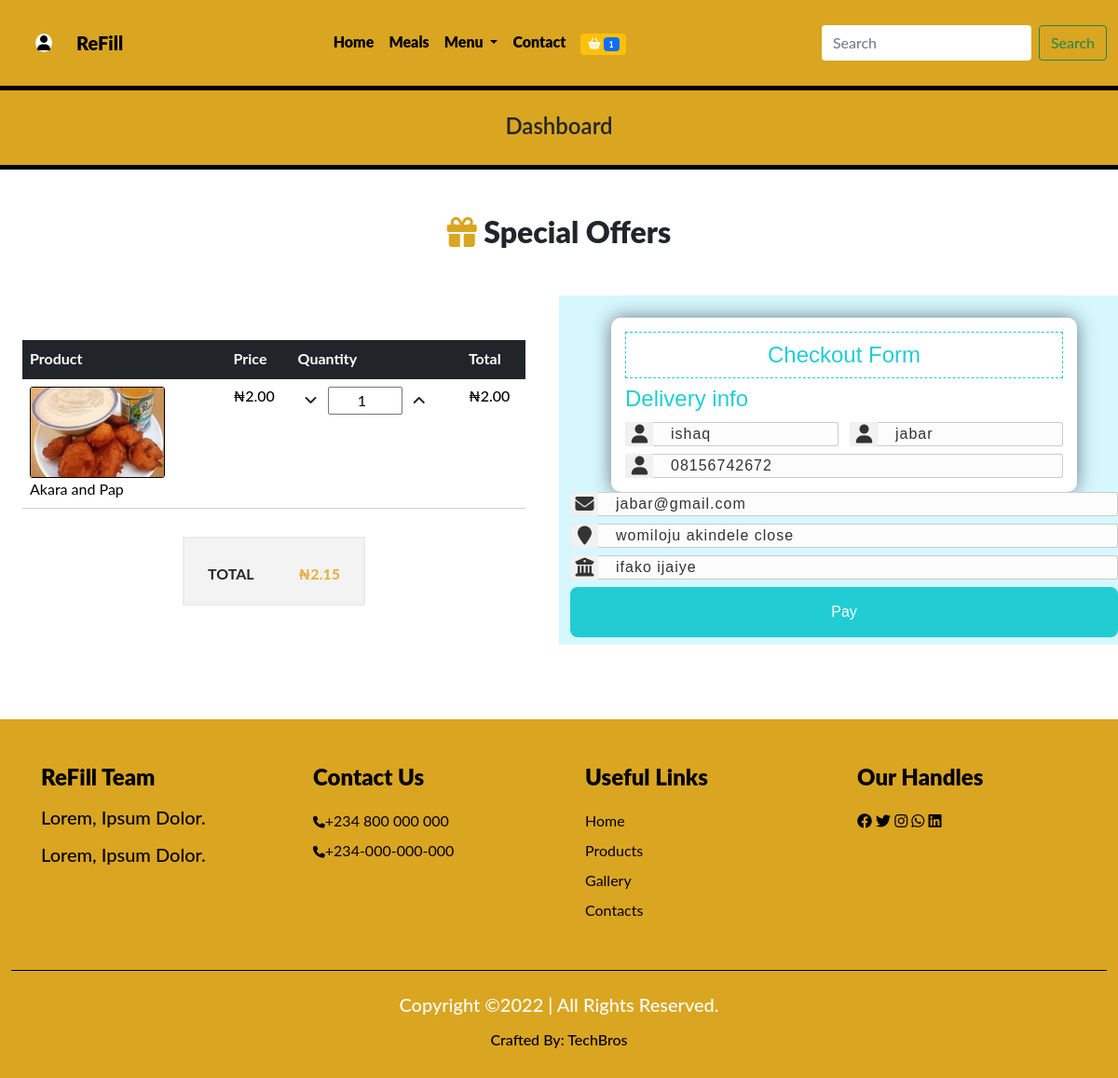
The app's page /checkout (signed in) with its own data.
### cartt/models.py (models this page shows, shortened)
class Shopcartt(models.Model):
    user = models.ForeignKey(User, on_delete=models.CASCADE)
    dish = models.ForeignKey(Dish, on_delete=models.CASCADE)
    c_item = models.IntegerField(default=1)
    c_date =models.DateTimeField(auto_now=True)
    c_name = models.CharField(max_length=50)
    quantity = models.IntegerField()
    c_price = models.IntegerField()
    amount = models.IntegerField()
    cart_code = models.CharField(max_length=255, default='a')
    paid = models.BooleanField(default=False)
    class Meta:
        db_table = 'shopcartt'
        managed = True
        verbose_name = 'Shopcartt'
        verbose_name_plural = 'Shopcartts'

### techbro/models.py (models this page shows, shortened)
class Dish(models.Model):
    category = models.ForeignKey(Category, on_delete=models.CASCADE)
    breakfast = models.BooleanField(default=False)
    lunch = models.BooleanField(default=False)
    dinner = models.BooleanField(default=False)
    appetizer = models.BooleanField(default=False)
    dessert = models.BooleanField(default=False)
    drink = models.BooleanField(default=False)
    name = models.CharField(max_length=50)
    image = models.ImageField(upload_to='food', default='pix.png', blank=True, null=True)
    price = models.IntegerField()
    min = models.IntegerField()
    max = models.IntegerField()
    special = models.BooleanField(default=False)
    in_stock = models.BooleanField()
    description = models.TextField()
    class Meta:
        db_table = 'dish'
        managed = True
        verbose_name = 'Dish'
        verbose_name_plural = 'Dishes'

### dashboard/models.py (models this page shows, shortened)
class Profile(models.Model):
    user = models.OneToOneField(User, on_delete=models.CASCADE)
    first_name = models.CharField(max_length=250)
    last_name = models.CharField(max_length=250)
    email = models.EmailField(max_length=250)
    phone = models.CharField(max_length=250)
    address = models.CharField(max_length=250)
    city = models.CharField(max_length=250)
    state = models.CharField(max_length=250)
    profile_pix = models.ImageField(upload_to= 'dashboard', default='dashboard/avatar.jpg')

### techbro/views.py (the view)
# urls.py: path('checkout', checkout, name='checkout'),
@login_required(login_url='signin')
def checkout(request):
    profile = Profile.objects.get(user__username = request.user.username)
    shopcart = Shopcartt.objects.filter(user__username = request.user.username, paid=False)
    subtotal = 0
    vat = 0
    total = 0
    for item in shopcart:
        subtotal += item.amount
    vat = 0.075 * subtotal
    total = vat + subtotal
    context ={
        'profile': profile,
        'shopcart': shopcart,
        'subtotal': subtotal,
        'vat': vat,
        'total': total,
    }
    return render(request, 'checkout.html', context)

### techbro/context_processor.py (called while the page is built)
def cartcount(request):
    count = Shopcartt.objects.filter(user__username = request.user.username, paid= False)
    itemcount= 0
    for item in count:
        itemcount += item.c_item
    context = {
        'itemcount': itemcount
    }
    return context

### techbro/templates/checkout.html (shortened to what this page needs)
{% extends 'base.html' %}
{% load humanize %}
{% block header %} {% include 'header.html' %}{% endblock header %}
{% block showcase %}  {% include 'dash_banner.html' %} {% endblock showcase  %}
{% block specials %} {% include 'specials.html' %} {% endblock specials %}
{% block content %}
<div class="row">
  <div class="col-lg-6 col-sm-12">
        <section class="mt-5">
          <div class="container cart">
            <div class="table-responsive">
              <table class="table">
                <thead class="thead bg-dark">
                  <tr>
                    <th scope="col" class="text-white">Product</th>
                    <th scope="col" class="text-white">Price</th>
                    <th scope="col" class="text-white">Quantity</th>
                    <th scope="col" class="text-white">Total</th>
                  </tr>
                </thead>
                <tbody>
{% if shopcart %}
{% for item in shopcart %}
                  <tr>
                    <td>
                      <div class="main">
                        <div class="d-flex">
                          <img src="{{item.dish.image.url}}" alt="">
                        </div>
                        <div class="des">
                          <p>{{item.c_name}}</p>
                        </div>
                      </div>
                    </td>
                    <td>
                      <h6>₦{{item.c_price|floatformat:2|intcomma}}</h6>
                    </td>
                    <td>
                      <div class="counter">
                        <i class="fas fa-angle-down"></i>
                        <input type="input-number" type="text" value="1" min="0"max="10">
                        <i class="fas fa-angle-up"></i>
                      </div>
                    </td>
                    <td>
                      <h5>₦{{item.amount|floatformat:2|intcomma}}</h5>
                    </td>
                  </tr>
            {% endfor %}
          {% endif %}
                </tbody>
              </table>
            </div>
          </div>
            <div class="col-lg-4 offset-lg-4">
              <div class="checkout">
                <ul>
                  <li class="cart-total">Total
                    <span>₦{{total|floatformat:2|intcomma}}</span>
                  </li>
                </ul>
            </div>
          </div>
    </section>
 </div>
    <div class="col-lg-6 col-sm-12 check">
      <div class="container wrapper">
        <h2>Checkout Form</h2>
        <form class="payment" action="{% url 'payment' %}" method="POST">
          <h4>Delivery info</h4>
          <div class="input_group">
            <div class="input_box">
              <input type="text"  name="first_name" placeholder="...,,First Name" required class="name ps-5" value="{{profile.first_name}}" >
            </div>
            <div class="input_box">
              <input type="text" name="last_name" placeholder=".....Surname Name" required class="name ps-5" value="{{profile.last_name}}">
            </div>
          </div>
            <div class="input_box">
              <input type="text" name="phone" placeholder=".....phone" required class="name ps-5" value="{{profile.phone}}">
            </div>
          </div>
          <div class="input_group">
            <div class="input_box">
              <input type="email" name="email" placeholder=".....Email Address" required class="name ps-5" value="{{profile.email}}">
            </div>
          </div>
          <div class="input_group">
            <div class="input_box">
              <input type="Address" name="address" placeholder="......Address" class="name ps-5" required value="{{profile.address}}">
            </div>
          </div>
          <div class="input_group">
            <div class="input_box">
              <input type="Address" name="city" placeholder=".....City" required class="name ps-5" value="{{profile.city}}">
            </div>
          </div>
          <div class="input_group">
            <div class="input_box">
              <button type="submit">Pay</button>
            </div>
          </div>
      </div>
    </div>
{% endblock content %}
{% block footer %} {% include 'footer.html' %}{% endblock footer %}

### techbro/static/css/dash.css (style rules this page uses)
* { box-sizing: border-box; margin: 0; padding: 0; }

### techbro/static/css/index.css (style rules this page uses)
* { margin: 0; padding: 0; box-sizing: border-box; }

### techbro/static/css/nedu.css (style rules this page uses)
* { padding: 0; margin: 0; box-sizing: border-box; }
:root { --body: white; --navbody: pink; --navbar: #0f0f0ffb; --text: #f8aa02; --navback: #003566; --moon: black; }
body { font-family: 'Lato', sans-serif; background: var(--body); }
.main .d-flex img { width: 145px; height: 98px; }
.cart .table { margin-bottom: 30px; border-bottom: 1px solid rgb(212, 207, 207); }
.cart .table thead tr th { border-top: 0px; font-size: 16px; font-weight: bold; border-bottom: 0px; }
.cart .table tbody tr td .main .d-flex { padding-right: 30px; }
.cart .table tbody tr td .main .d-flex img { border: 1px solid var(--moon); border-radius: 3px; }
.cart .table tbody tr td .main .des { vertical-align: middle; align-self: center; }
.cart .table tbody tr td .main .des p { margin-bottom: 0px; color: var(--moon); }
.cart .table tbody tr td h6 { font-size: 16px; color: var(--moon); margin-bottom: 0px; }
.cart .table tbody tr td h5 { font-size: 16px; color: var(--moon); margin-bottom: 0px; }
.cart .table tbody tr td .counter { margin-bottom: 0px; }
.counter i { padding: 7px; display: inline-block; position: relative; }
.cart .table tbody tr td .counter input { width: 80px; padding-left: 30px; height: 30px; outline: none; box-shadow: none; }
.checkout ul { border: 2px solid #ebebeb; background: #f3f3f3; padding-left: 25px; padding-right: 25px; padding-top: 16px; padding-bottom: 20px; }
.checkout ul li { list-style: none; font-size: 16px; font-weight: bold; color: #252525; text-transform: uppercase; overflow: hidden; }
.checkout ul li.cart-total { padding-top: 10px; }
.checkout ul li.cart-total span { color: #e7ab3c; }
.checkout ul li span { float: right; }
.check { background-color: #d7f7ff; font-family: Arial, Helvetica, sans-serif; }
.wrapper { background-color: #fff; width: 500px; padding: 15px; margin: 24px auto 0; box-shadow: 0px 0px 20px rgb(0, 0, 0, 0.5); border-radius: 10px; }
.wrapper h2 { border: #fcfcfc; color: #21cdd3; font-size: 24px; padding: 10px; margin-bottom: 8px; text-align: center; border: 1px dashed #21cdd3; }
.wrapper h4 { padding-bottom: 2px; color: #21cdd3; }
.input_group { margin-bottom: 8px; width: 100%; position: relative; display: flex; flex-direction: row; padding: 5px, 0; }
.input_box { width: 100%; margin-right: 12px; position: relative; }
.input_box:last-child { margin-right: 0; }
.input_box .name { padding: 14px, 10px, 14px, 50px; width: 100%; background-color: #fcfcfc; border: 1px solid #0003; outline: none; letter-spacing: 1px; transition: 0.3s; border-radius: 3px; color: #333; }
.input_box button { width: 100%; background-color: #21cdd3; color: #fff; border: none; padding: 15px; border-right: 4px; font-size: 16px; transition: all 0.3s ease; border-radius: 8px; }

### techbro/static/css/style.css (style rules this page uses)
* { margin: 0; padding: 0; box-sizing: border-box; }

### records on screen
Shopcartt: dish.image (picture), c_name "Akara and Pap", c_price "2.00", amount "2.00"
Profile: first_name "ishaq", last_name "jabar", phone "08156742672", email "jabar@gmail.com", address "womiloju akindele close", city "ifako ijaiye"

### other values on screen
{{ itemcount }} "1"
{{ total|floatformat:2|intcomma }} "2.15"
